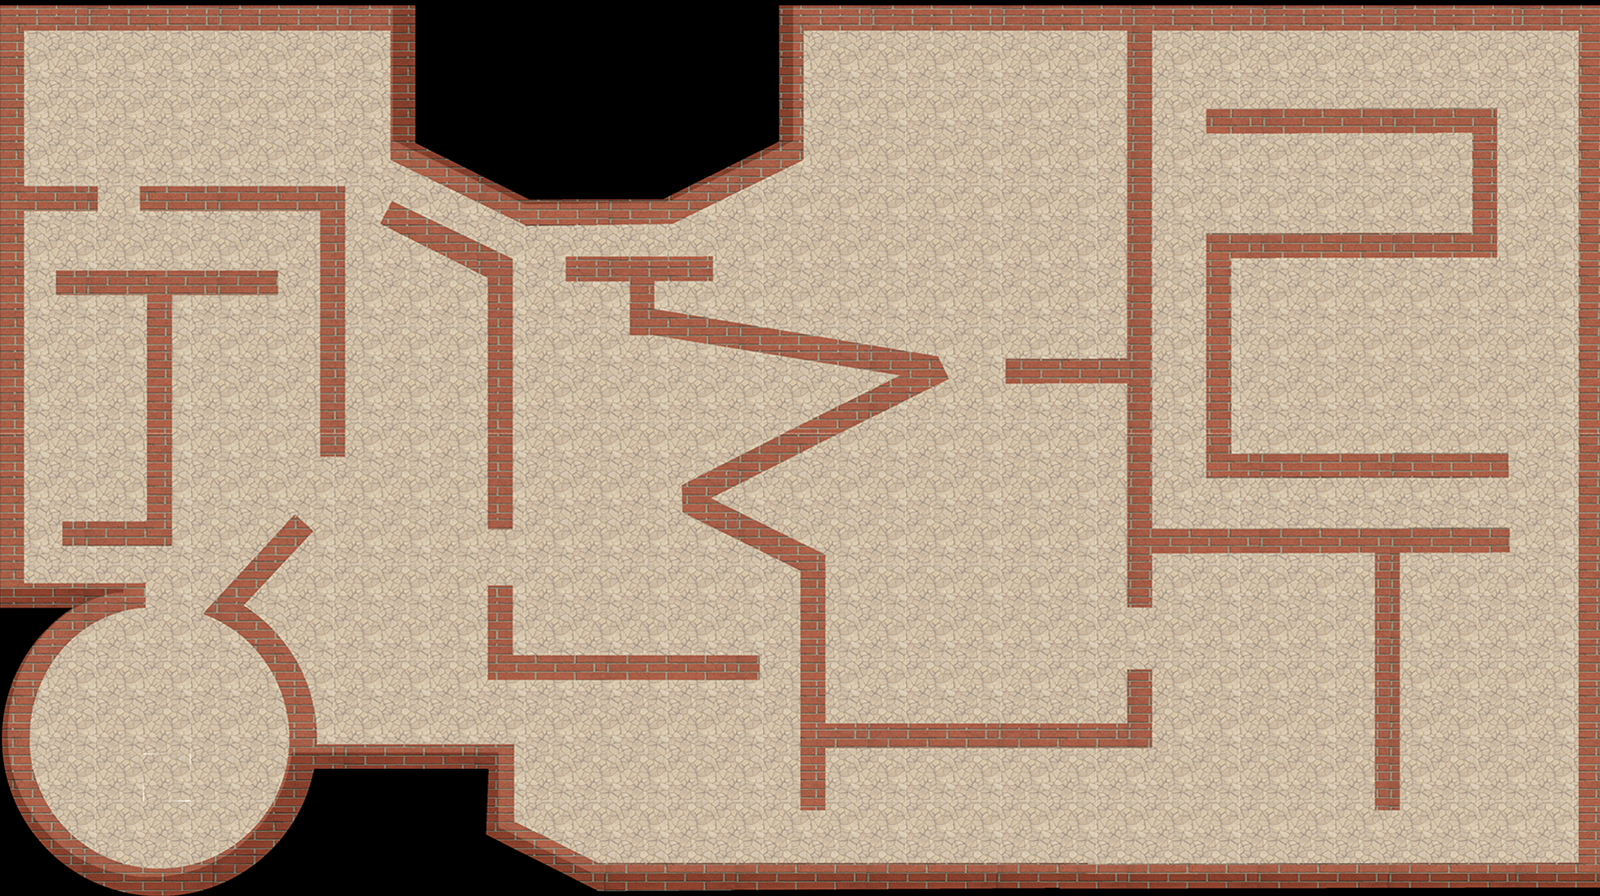

Below is a game level as drawn by its tile map, then a one-line description and the .tmx that defines it (tile-layer data replaced by summaries):
An orthogonal 50x28 tile map with 32x32 px tiles, 1 tile layer (Map Background) and 4 objects (4x object).

<map version="1.0" orientation="orthogonal" renderorder="right-up" width="50" height="28" tilewidth="32" tileheight="32" nextobjectid="6">
 <tileset firstgid="1" name="floor-with-wall-01" tilewidth="32" tileheight="32">
  <image source="floor-with-wall-01.png" width="1602" height="896" />
 </tileset>
 <layer name="Map Background" width="50" height="28">
  <data>[1400 cells, 1400 non-empty, 1400 distinct tile ids]</data>
 </layer>
 <objectgroup name="Wall">
  <object id="2" name="wall" type="object" x="145.25" y="607.75">
   <polyline points="0,0 -22.5,2.75 -49.25,13.5 -74.5,31.75 -88.75,48 -99.25,64.75 -108.5,83.5 -113.75,104.75 -116.25,133 -114.25,155.75 -105.75,181 -95.75,201.5 -77.25,224.25 -58.5,238.75 -28,254.25 5.25,261 43,258.5 67.75,250 91.5,235.5 108.25,220.5 124.023,201.523 136.568,175.523 142.205,153.159 145,118.25 138,87 124.5,58.5 112.25,43.25 100.75,30.75 84,19.5 64,8.5 58.5,5 149.125,-92.875 167.5,-76.375 98.4773,-2.56818 116.417,10.25 134.417,29.25 148.083,47.5833 159.417,69.9167 167.75,93.5833 169.75,107.25 171.5,118.5 170.75,136.5 369,136.75 369.295,214.886 452.188,255" />
  </object>
  <object id="3" name="wall" type="object" x="145.636" y="607.818">
   <polyline points="0,0 -0.181818,-25.0909 -121.818,-24.5455 -121.455,-362.182" />
  </object>
  <object id="4" name="wall" type="object" x="172.364" y="546">
   <polyline points="0,0 -110.182,-0.181818 -109.818,-25.0909 -26.1818,-24.5455 -25.697,-251.333" />
  </object>
  <object id="5" name="wall" type="object" x="172.545" y="545.818">
   <polyline points="0,0 0.121212,-251.818 105.455,-253.152 104.121,-276.485" />
  </object>
 </objectgroup>
</map>